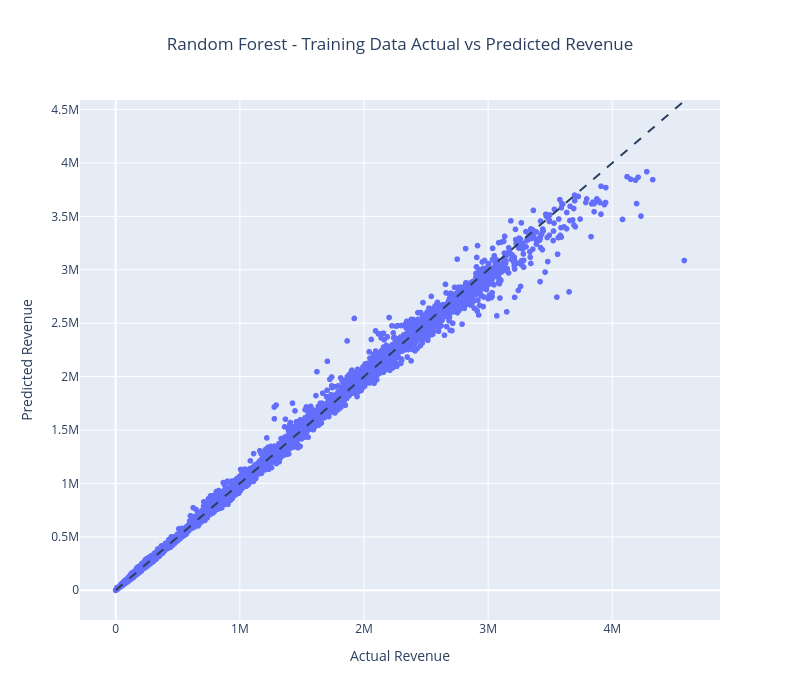

Source (notebook cell):
### Code cell
#Regression Model Training data:
reg_evaluation_train_df = pd.DataFrame({          
                            "Actual Revenue": y_train,
                            "Predicted Revenue": y_train_pred_rf
                                })

fig = px.scatter(reg_evaluation_train_df,
                x="Actual Revenue",
                y="Predicted Revenue",
                title="Random Forest - Training Data Actual vs Predicted Revenue"
                )

fig.update_layout(width = 800,height = 700, title_x = 0.5)

# Add perfect prediction line (y = x)
fig.add_shape(type="line",
                x0=reg_evaluation_train_df["Actual Revenue"].min(),
                y0=reg_evaluation_train_df["Actual Revenue"].min(),
                x1=reg_evaluation_train_df["Actual Revenue"].max(),
                y1=reg_evaluation_train_df["Actual Revenue"].max(),
                line=dict(dash="dash")
)
fig.show()

reg_evaluation_train_df.to_csv(r"C:\Users\jagad\Documents\my_classes\Tasks\mini_project_3-marketing_campaign_performance_prediction\cleaned_data\nykaa_purplle_tira_combined_files\reg_evaluation_train_df.csv")

### Figure 1 — Plotly figure (JSON) as saved in the notebook; plotly's stock layout.template omitted (floating-point values rounded to 4 significant figures; data arrays with more than 128 entries replaced by an {"elided": "..."} marker saying what was removed)
{"data": [{"hovertemplate": "Actual Revenue=%{x}<br>Predicted Revenue=%{y}<extra></extra>", "legendgroup": "", "marker": {"color": "#636efa", "symbol": "circle"}, "mode": "markers", "name": "", "showlegend": false, "type": "scattergl", "x": {"elided": "93448 float values"}, "xaxis": "x", "y": {"elided": "93448 float values"}, "yaxis": "y"}], "layout": {"height": 700, "legend": {"tracegroupgap": 0}, "shapes": [{"line": {"dash": "dash"}, "type": "line", "x0": 0, "x1": 4579910, "y0": 0, "y1": 4579910}], "title": {"text": "Random Forest - Training Data Actual vs Predicted Revenue", "x": 0.5}, "width": 800, "xaxis": {"anchor": "y", "domain": [0, 1], "title": {"text": "Actual Revenue"}}, "yaxis": {"anchor": "x", "domain": [0, 1], "title": {"text": "Predicted Revenue"}}}}
